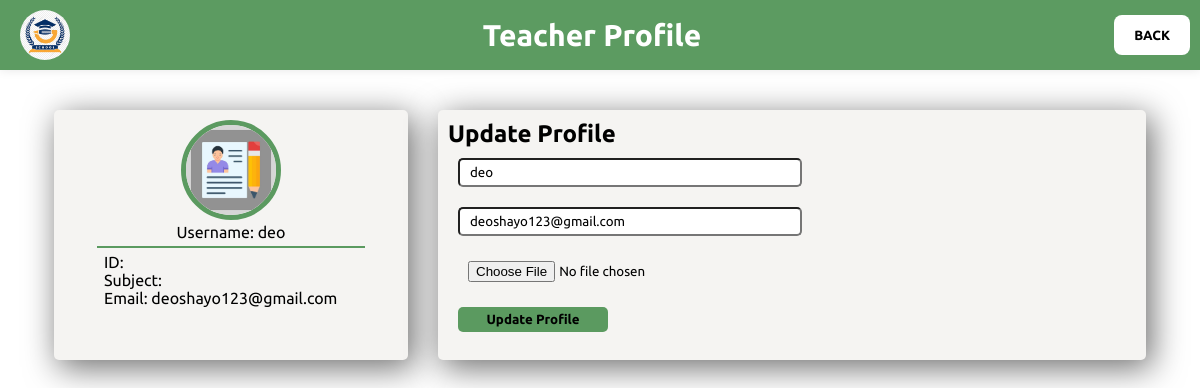
The app's page /edit_profile.php (signed in) with its own data.
### tables this page shows
CREATE TABLE `teachers` (
  `teacherID` int(11) NOT NULL,
  `firstname` varchar(255) NOT NULL,
  `lastname` varchar(255) NOT NULL,
  `username` varchar(255) NOT NULL,
  `email` varchar(255) NOT NULL,
  `classteacher` int(2) DEFAULT NULL,
  `picture` varchar(255) NOT NULL,
  `role` varchar(10) NOT NULL DEFAULT 'user',
  `password` varchar(255) NOT NULL
);

### edit_profile.php (the view, shortened to what this page needs)
<?php
include 'database.php';
$id = $teacherUsername = $teacherEmail = $teacherPicture = '';
if(isset($_SESSION['teacherID'])) {
    $id = $_SESSION['teacherID'];
    $sql = "SELECT * FROM teachers WHERE teacherID = '$id'";
    $result = $conn->query($sql);
    if($result && $result->num_rows > 0) {
        $row = $result->fetch_assoc();
        $teacherUsername = $row['username'];
        $teacherEmail = $row['email'];
        $teacherPicture = $row['picture'];
    } else {
        echo "No teacher data found.";
        exit();
    }
} else {
    echo "Teacher ID not set in session.";
    exit();
}
?>
<!DOCTYPE html>
<html lang="en">
<head>
    <link rel="stylesheet" href="https://cdnjs.cloudflare.com/ajax/libs/font-awesome/5.15.4/css/all.min.css">
    <link rel="stylesheet" href="./css/edit_profile.css">
</head>
<body>
<div class="back-card">
        <img src="images/logo.jpg" alt="Logo">
        <h2>Teacher Profile</h2>
        <button onclick="window.location.href='admin_dashboard.php'">BACK</button>
</div>
<div class="main-content">
    <div class="profile">
        <img src="uploads/<?php echo $teacherPicture; ?>" alt="Profile Picture">
        <p>Username: <?php echo $teacherUsername; ?></p>
        <div class="divider"></div>
        <div class="profile-info">
        <p>ID: </p>
        <p>Subject: </p>
        <p>Email: <?php echo $teacherEmail; ?></p>
        </div>
    </div>
    <div class="profile-updates">
    <form action="edit_profile.php" method="post" enctype="multipart/form-data">
            <h2>Update Profile</h2>
            <input type="text" name="username" placeholder="Username" value="<?php echo $teacherUsername; ?>">
            <input type="email" name="email" placeholder="Email" value="<?php echo $teacherEmail; ?>">
            <input type="file" name="picture" accept="image/*">
            <input type="submit" value="Update Profile" name="update_profile">
        </form>
    </div>
</div>
</body>
</html>

### css/edit_profile.css (style rules this page uses)
* { padding: 0; margin: 0; box-sizing: border-box; font-family: "Ubuntu", sans-serif; }
.back-card { position: fixed; top: 0; left: 0; right: 0; display: flex; background-color: #4f9354eb; justify-content: space-between; align-items: center; box-shadow: 0 0 10px rgba(0, 0, 0, 0.1); padding: 10px; box-sizing: border-box; z-index: 1000; }
.back-card img { width: 50px; border-radius: 50px; margin-left: 10px; }
.back-card h2 { text-align: center; color: #ffffff; font-size: 30px; margin: 0; flex-grow: 1; }
.back-card button { background-color: #fff; color: #000; border: none; height: 40px; border-radius: 8px; padding: 10px 20px; cursor: pointer; font-weight: 600; transition: background-color 0.3s ease; }
.main-content { padding-top: 100px; display: flex; justify-content: center; align-items: center; margin: 10px 10px; gap: 30px; }
.profile { background: #f5f4f2; justify-content: center; text-align: center; width: 30%; height: 250px; padding: 10px 10px; border-radius: 5px; align-items: center; box-shadow: 5px 7px 33px 1px rgba(0,0,0,0.57); }
.profile img { width: 100px; height: 100px; border-radius: 50%; border: 5px solid #4f9354eb; }
.profile .divider { width: 80%; background: #4f9354eb; height: 2px; margin: 5px auto; }
.profile .profile-info { text-align: left; margin-left: 40px; }
.profile-updates { background: #f5f4f2; width: 60%; height: 250px; border-radius: 5px; padding: 10px 10px; box-shadow: 5px 7px 33px 1px rgba(0,0,0,0.57); }
.profile-updates form { display: flex; flex-direction: column; }
form input { width: 50%; margin: 10px 10px; padding: 5px 10px; border-radius: 5px; }
input[type="submit"] { width: 150px; background: #4f9354eb; border: none; font-weight: bold; padding: 5px 5px; }

### records on screen
teachers: picture (picture), username "deo", email "deoshayo123@gmail.com"
